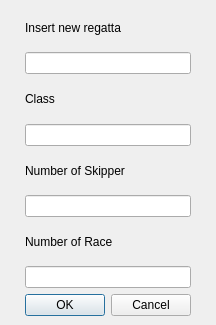
<ui version="4.0" >
 <author></author>
 <comment></comment>
 <exportmacro></exportmacro>
 <class>RegattaDialog</class>
 <widget class="QDialog" name="RegattaDialog" >
  <property name="geometry" >
   <rect>
    <x>0</x>
    <y>0</y>
    <width>216</width>
    <height>325</height>
   </rect>
  </property>
  <property name="windowTitle" >
   <string>Regatta</string>
  </property>
  <layout class="QVBoxLayout" >
   <property name="margin" >
    <number>9</number>
   </property>
   <property name="spacing" >
    <number>6</number>
   </property>
   <item>
    <layout class="QHBoxLayout" >
     <property name="margin" >
      <number>0</number>
     </property>
     <property name="spacing" >
      <number>6</number>
     </property>
     <item>
      <spacer>
       <property name="orientation" >
        <enum>Qt::Horizontal</enum>
       </property>
       <property name="sizeHint" >
        <size>
         <width>40</width>
         <height>20</height>
        </size>
       </property>
      </spacer>
     </item>
     <item>
      <layout class="QVBoxLayout" >
       <property name="margin" >
        <number>0</number>
       </property>
       <property name="spacing" >
        <number>6</number>
       </property>
       <item>
        <layout class="QVBoxLayout" >
         <property name="margin" >
          <number>0</number>
         </property>
         <property name="spacing" >
          <number>6</number>
         </property>
         <item>
          <widget class="QLabel" name="label" >
           <property name="text" >
            <string>Insert new regatta</string>
           </property>
          </widget>
         </item>
         <item>
          <widget class="QLineEdit" name="T_DialogRegattaValue" />
         </item>
         <item>
          <widget class="QLabel" name="label_3" >
           <property name="text" >
            <string>Class</string>
           </property>
          </widget>
         </item>
         <item>
          <widget class="QLineEdit" name="T_DialogClassValue" />
         </item>
         <item>
          <widget class="QLabel" name="label_2" >
           <property name="text" >
            <string>Number of Skipper</string>
           </property>
          </widget>
         </item>
         <item>
          <widget class="QLineEdit" name="T_DialogSkipperValue" />
         </item>
         <item>
          <widget class="QLabel" name="labelrace" >
           <property name="text" >
            <string>Number of Race</string>
           </property>
          </widget>
         </item>
         <item>
          <widget class="QLineEdit" name="T_DialogRaceValue" />
         </item>
        </layout>
       </item>
       <item>
        <layout class="QHBoxLayout" >
         <property name="margin" >
          <number>0</number>
         </property>
         <property name="spacing" >
          <number>6</number>
         </property>
         <item>
          <widget class="QPushButton" name="okButton" >
           <property name="text" >
            <string>OK</string>
           </property>
          </widget>
         </item>
         <item>
          <widget class="QPushButton" name="cancelButton" >
           <property name="text" >
            <string>Cancel</string>
           </property>
          </widget>
         </item>
        </layout>
       </item>
      </layout>
     </item>
     <item>
      <spacer>
       <property name="orientation" >
        <enum>Qt::Horizontal</enum>
       </property>
       <property name="sizeHint" >
        <size>
         <width>40</width>
         <height>20</height>
        </size>
       </property>
      </spacer>
     </item>
    </layout>
   </item>
  </layout>
 </widget>
 <pixmapfunction></pixmapfunction>
 <resources/>
 <connections>
  <connection>
   <sender>okButton</sender>
   <signal>clicked()</signal>
   <receiver>RegattaDialog</receiver>
   <slot>accept()</slot>
   <hints>
    <hint type="sourcelabel" >
     <x>63</x>
     <y>312</y>
    </hint>
    <hint type="destinationlabel" >
     <x>40</x>
     <y>120</y>
    </hint>
   </hints>
  </connection>
  <connection>
   <sender>cancelButton</sender>
   <signal>clicked()</signal>
   <receiver>RegattaDialog</receiver>
   <slot>reject()</slot>
   <hints>
    <hint type="sourcelabel" >
     <x>197</x>
     <y>312</y>
    </hint>
    <hint type="destinationlabel" >
     <x>182</x>
     <y>121</y>
    </hint>
   </hints>
  </connection>
 </connections>
</ui>
